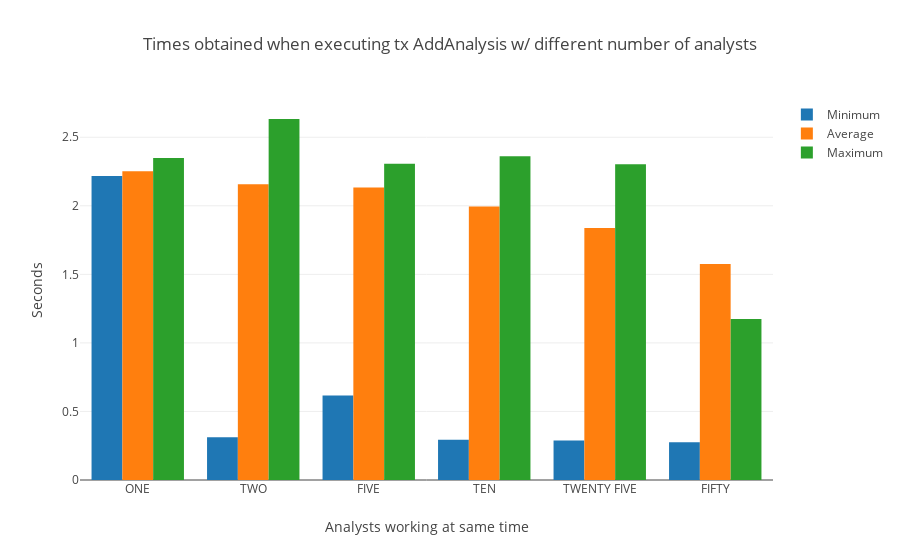

Notebook code for this chart:
### Markdown cell above
#### Add analysis times (minimum, average & maximum)

### Code cell
trace1 = go.Bar(
    x=num_analysts,
    y=min_add_ana,
    name='Minimum'
)
trace2 = go.Bar(
    x=num_analysts,
    y=avg_add_ana,
    name='Average'
)
trace3 = go.Bar(
    x=num_analysts,
    y=max_add_ana,
    name='Maximum'
)
data = [trace1, trace2, trace3]
layout = go.Layout(
    barmode='group',
    title='Times obtained when executing tx AddAnalysis w/ different number of analysts',
    xaxis=dict(title=dict(text="Analysts working at same time")),
    yaxis=dict(title=dict(text="Seconds"))
)

fig = go.Figure(data=data, layout=layout)
plotly.offline.iplot(fig, filename='grouped-bar')

### Figure 1 — Plotly figure (JSON) as saved in the notebook; plotly's stock layout.template omitted (floating-point values rounded to 4 significant figures)
{"data": [{"name": "Minimum", "type": "bar", "uid": "e44446ea-41b9-40ab-9ddd-09e97ea08305", "x": ["ONE", "TWO", "FIVE", "TEN", "TWENTY FIVE", "FIFTY"], "y": [2.218, 0.311, 0.617, 0.294, 0.288, 0.275]}, {"name": "Average", "type": "bar", "uid": "8296a994-f435-43f6-a0dc-a0c4f905ac6c", "x": ["ONE", "TWO", "FIVE", "TEN", "TWENTY FIVE", "FIFTY"], "y": [2.252, 2.158, 2.133, 1.995, 1.839, 1.576]}, {"name": "Maximum", "type": "bar", "uid": "a94f88cf-3c4a-49c5-b10d-51727bed9aa0", "x": ["ONE", "TWO", "FIVE", "TEN", "TWENTY FIVE", "FIFTY"], "y": [2.349, 2.633, 2.306, 2.361, 2.303, 1.174]}], "layout": {"barmode": "group", "title": {"text": "Times obtained when executing tx AddAnalysis w/ different number of analysts"}, "xaxis": {"title": {"text": "Analysts working at same time"}}, "yaxis": {"title": {"text": "Seconds"}}}}
